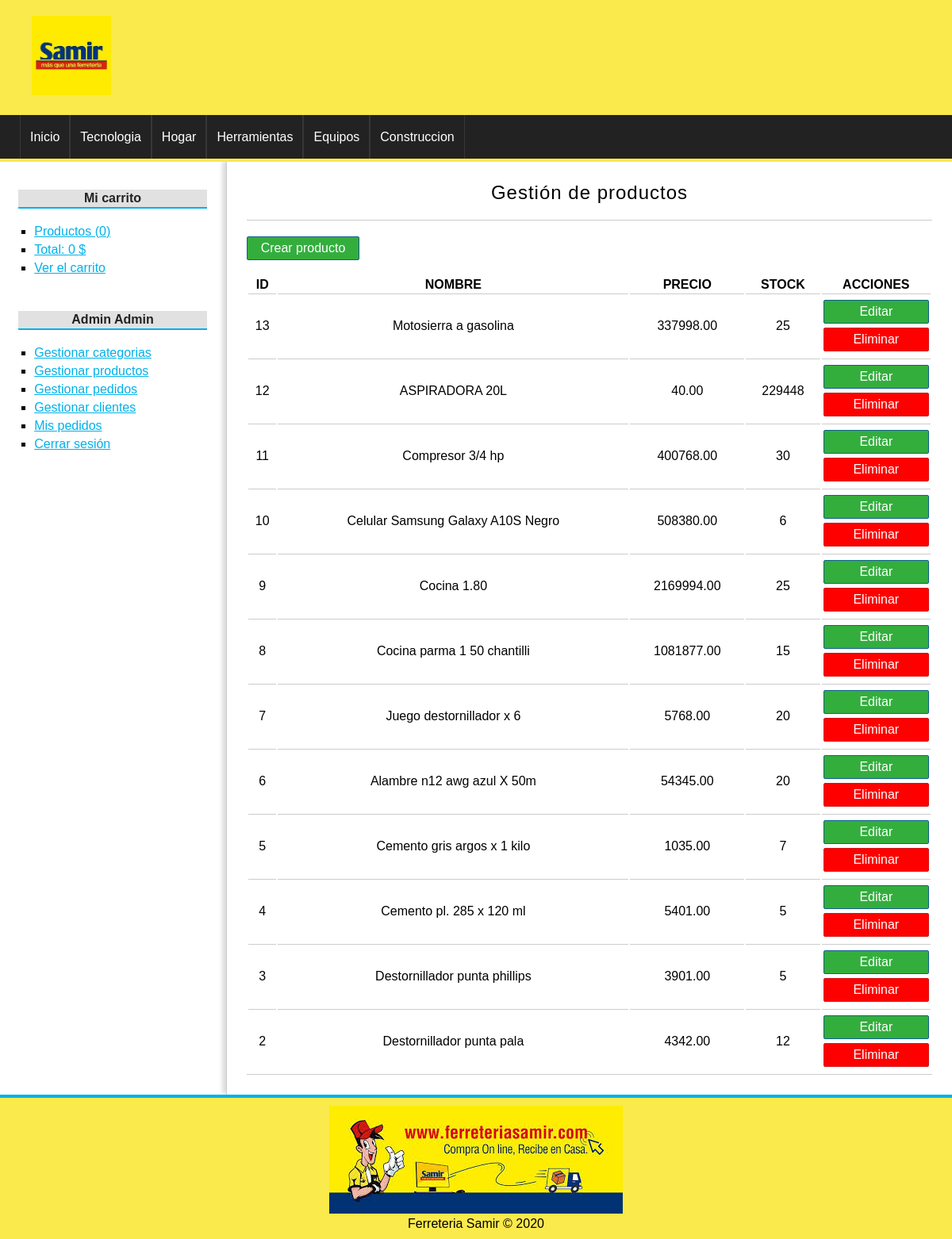
Page /producto/gestion (signed in) on the committed database.
### tables this page shows
CREATE TABLE `categorias` (
  `id` int(255) NOT NULL,
  `nombre` varchar(100) NOT NULL
);

CREATE TABLE `productos` (
  `id` int(255) NOT NULL,
  `categoria_id` int(255) NOT NULL,
  `nombre` varchar(100) NOT NULL,
  `descripcion` text DEFAULT NULL,
  `precio` float(100,2) NOT NULL,
  `stock` int(255) NOT NULL,
  `oferta` varchar(2) DEFAULT NULL,
  `fecha` date NOT NULL,
  `imagen` varchar(255) DEFAULT NULL
);

### config/db.php (called while the page is built)
<?php
class Database{
	public static function connect(){
		$db = new mysqli('localhost', 'root', '', 'tienda_master');
		$db->query("SET NAMES 'utf8'");
		return $db;
	}
}

### helpers/utils.php (called while the page is built, shortened)
<?php
class Utils{
	public static function showCategorias(){
		require_once 'models/categoria.php';
		$categoria = new Categoria();
		$categorias = $categoria->getAll();
		return $categorias;
	}
}

### models/categoria.php (called while the page is built, shortened)
<?php
class Categoria{
	private $db;
	public function __construct() {
		$this->db = Database::connect();
	}
	public function getAll(){
		$categorias = $this->db->query("SELECT * FROM categorias ORDER BY id DESC;");
		return $categorias;
	}
}

### controllers/ProductoController.php (called while the page is built, shortened)
<?php
require_once 'models/producto.php';
class productoController{
	public function gestion(){
		$producto = new Producto();
		$productos = $producto->getAll();
		require_once 'views/producto/gestion.php';
	}
}

### models/producto.php (called while the page is built, shortened)
 <?php
class Producto{
	private $db;
	public function __construct() {
		$this->db = Database::connect();
	}
	public function getAll(){
		$productos = $this->db->query("SELECT * FROM productos ORDER BY id DESC");
		return $productos;
	}
}

### views/producto/gestion.php (the view, shortened to what this page needs)
<h1>Gestión de productos</h1>
<a href="<?=base_url?>producto/crear" class="button button-small">
	Crear producto
</a>
<table>
	<tr>
		<th>ID</th>
		<th>NOMBRE</th>
		<th>PRECIO</th>
		<th>STOCK</th>
		<th>ACCIONES</th>
	</tr>
	<?php while($pro = $productos->fetch_object()): ?>
		<tr>
			<td><?=$pro->id;?></td>
			<td><?=$pro->nombre;?></td>
			<td><?=$pro->precio;?></td>
			<td><?=$pro->stock;?></td>
			<td>
				<a href="<?=base_url?>producto/editar&id=<?=$pro->id?>" class="button button-gestion">Editar</a>
				<a href="<?=base_url?>producto/eliminar&id=<?=$pro->id?>" class="button button-gestion button-red">Eliminar</a>
			</td>
		</tr>
	<?php endwhile; ?>
</table>

### views/layout/header.php (shortened to what this page needs)
<!DOCTYPE HTML>
<html lang="es">
	<head>
		<link rel="stylesheet" href="<?=base_url?>assets/css/styles.css" />
	</head>
	<body>
		<div id="container">
			<header id="header">
				<div id="logo">
					<img src="<?=base_url?>assets/img/samir.jpg" alt="Ferreteria Samir" />
				</div>
			</header>
			<?php $categorias = Utils::showCategorias(); ?>
			<nav id="menu">
				<ul>
					<li>
						<a href="<?=base_url?>">Inicio</a>
					</li>
					<?php while($cat = $categorias->fetch_object()): ?>
						<li>
							<a href="<?=base_url?>categoria/ver&id=<?=$cat->id?>"><?=$cat->nombre?></a>
						</li>
					<?php endwhile; ?>
				</ul>
			</nav>
			<div id="content">

### assets/css/styles.css (style rules this page uses)
* { padding: 0px; margin: 0px; font-family: sans-serif, Helvetica, Arial; }
a { color: #01B1EA; }
table { text-align: center; width: 100%; border-bottom: 1px solid #ccc; }
td { border-top: 1px solid #ccc; padding: 2px; }
#container { width: 100%; margin: 0px auto; box-shadow: 0px 0px 10px gray; background: white; }
#header { height: 145px; background: #FAEA4C; }
#logo { padding: 20px; margin-left: 20px; float:left; }
#logo img { float:left; height: 100px; }
#menu { clear:both; background: #222; color: white; height: 55px; border-bottom: 4px solid #FAEA4C; }
#menu ul { list-style: none; text-decoration: none; margin: 0px auto; margin-left: 25px; }
#menu ul li { line-height: 55px; float:left; border-right: 1px solid #363636; }
#menu a { display: block; color: white; text-decoration: none; padding-left: 12px; padding-right: 12px; transition: all 300ms; }
#menu a:first-child { border-left: 1px solid #363636; }
#content { margin: 0px auto; overflow: hidden; background: white; }
input[type="button"], input[type="submit"], button, .button { display: block; border-radius: 2px; width: auto; padding: 5px; padding-left: 10px; padding-right: 10px; color: white; background: #2979CD; border: 1px solid #11608E; cursor:pointer; }
.button { background: #33AE3D; color: white !important; text-decoration: none; }
.button-small { width: 120px; text-align: center; margin-bottom: 20px; }
.button-gestion { margin-top: 5px; margin-bottom: 5px; }
.button-red { background: red; border: 1px solid #cf1717; }
#central h1 { font-size: 24px; font-weight: normal; letter-spacing: 1px; text-align: center; border-bottom: 1px solid #ccc; margin-bottom: 20px; padding: 20px; padding-top: 0px; }

### rows in the picture
categorias: nombre "Tecnologia"
categorias: nombre "Hogar"
categorias: nombre "Herramientas"
categorias: nombre "Equipos"
categorias: nombre "Construccion"
productos: id "13", nombre "Motosierra a gasolina", precio "337998.00", stock "25"
productos: id "12", nombre "ASPIRADORA 20L", precio "40.00", stock "229448"
productos: id "11", nombre "Compresor 3/4 hp", precio "400768.00", stock "30"
productos: id "10", nombre "Celular Samsung Galaxy A10S Negro", precio "508380.00", stock "6"
productos: id "9", nombre "Cocina 1.80", precio "2169994.00", stock "25"
productos: id "8", nombre "Cocina parma 1 50 chantilli", precio "1081877.00", stock "15"
productos: id "7", nombre "Juego destornillador x 6", precio "5768.00", stock "20"
productos: id "6", nombre "Alambre n12 awg azul X 50m", precio "54345.00", stock "20"
productos: id "5", nombre "Cemento gris argos x 1 kilo", precio "1035.00", stock "7"
productos: id "4", nombre "Cemento pl. 285 x 120 ml", precio "5401.00", stock "5"
productos: id "3", nombre "Destornillador punta phillips", precio "3901.00", stock "5"
productos: id "2", nombre "Destornillador punta pala", precio "4342.00", stock "12"

### other values in the picture
$stats['count'] "0"
$stats['total'] "0"
$_SESSION['identity']->nombre "Admin"
$_SESSION['identity']->apellidos "Admin"
